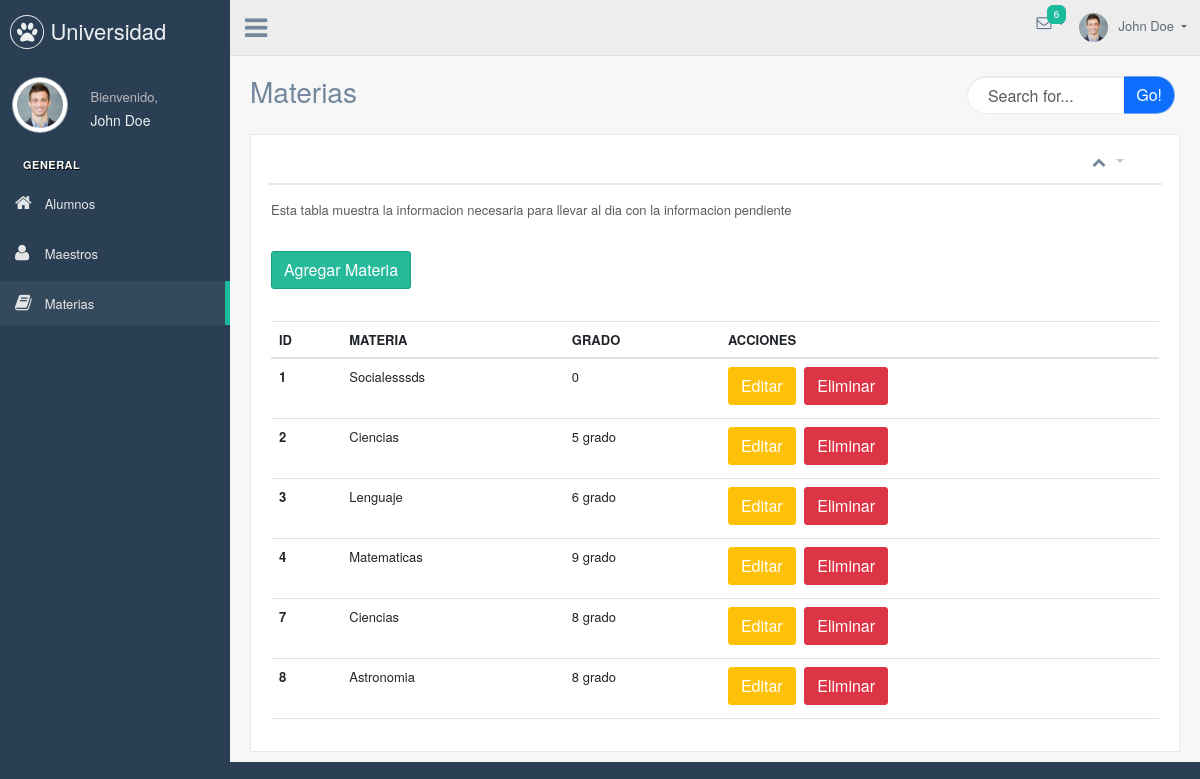
/gentelella-master/production/materias.php, run on the app's committed database.
### tables this page shows
CREATE TABLE `clases` (
  `id_clases` int(15) NOT NULL,
  `nombre_clase` varchar(200) NOT NULL,
  `grado` varchar(200) NOT NULL
);

### gentelella-master/production/materias.php (the view, shortened to what this page needs)
<!DOCTYPE html>
<html lang="en">
<head>
  <link href="../vendors/bootstrap/dist/css/bootstrap.min.css" rel="stylesheet">
  <link href="../vendors/font-awesome/css/font-awesome.min.css" rel="stylesheet">
  <link href="../vendors/nprogress/nprogress.css" rel="stylesheet">
  <link href="../vendors/iCheck/skins/flat/green.css" rel="stylesheet">
  <link href="https://cdn.jsdelivr.net/npm/bootstrap@5.3.0/dist/css/bootstrap.min.css" rel="stylesheet">
  <link href="../vendors/datatables.net-bs/css/dataTables.bootstrap.min.css" rel="stylesheet">
  <link href="../vendors/datatables.net-buttons-bs/css/buttons.bootstrap.min.css" rel="stylesheet">
  <link href="../vendors/datatables.net-fixedheader-bs/css/fixedHeader.bootstrap.min.css" rel="stylesheet">
  <link href="../vendors/datatables.net-responsive-bs/css/responsive.bootstrap.min.css" rel="stylesheet">
  <link href="../vendors/datatables.net-scroller-bs/css/scroller.bootstrap.min.css" rel="stylesheet">
  <link href="../build/css/custom.min.css" rel="stylesheet">
</head>
<body class="nav-md">
  <div class="container body">
    <div class="main_container">
      <div class="col-md-3 left_col">
        <div class="left_col scroll-view">
          <div class="navbar nav_title" style="border: 0;">
            <a href="index.html" class="site_title"><i class="fa fa-paw"></i> <span>Universidad </span></a>
          </div>
          <div class="profile clearfix">
            <div class="profile_pic">
              <img src="images/img.jpg" alt="..." class="img-circle profile_img">
            </div>
            <div class="profile_info">
              <span>Bienvenido,</span>
              <h2>John Doe</h2>
            </div>
          </div>
          <br />
          <div id="sidebar-menu" class="main_menu_side hidden-print main_menu">
            <div class="menu_section">
              <h3>General</h3>
              <ul class="nav side-menu">
                <li><a href="./index.php"><i class="fa fa-home"></i> Alumnos</a>
                <li><a href="./maestros.php"><i class="fa fa-user"></i> Maestros </a>
                <li><a href="./materias.php"><i class="fa fa-book"></i> Materias </a>
              </ul>
            </div>
          </div>
        </div>
      </div>
      <div class="top_nav">
        <div class="nav_menu">
          <div class="nav toggle">
            <a id="menu_toggle"><i class="fa fa-bars"></i></a>
          </div>
          <nav class="nav navbar-nav">
            <ul class=" navbar-right">
              <li class="nav-item dropdown open" style="padding-left: 15px;">
                <a href="javascript:;" class="user-profile dropdown-toggle" aria-haspopup="true" id="navbarDropdown" data-toggle="dropdown" aria-expanded="false">
                  <img src="images/img.jpg" alt="">John Doe
                </a>
              </li>
              <li role="presentation" class="nav-item dropdown open">
                <a href="javascript:;" class="dropdown-toggle info-number" id="navbarDropdown1" data-toggle="dropdown" aria-expanded="false">
                  <i class="fa fa-envelope-o"></i>
                  <span class="badge bg-green">6</span>
                </a>
              </li>
            </ul>
          </nav>
        </div>
      </div>
      <div class="right_col" role="main">
        <div class="">
          <div class="page-title">
            <div class="title_left">
              <h3>Materias</h3>
            </div>
            <div class="title_right">
              <div class="col-md-5 col-sm-5 col-xs-12 form-group pull-right top_search">
                <div class="input-group">
                  <input type="text" class="form-control" placeholder="Search for...">
                  <span class="input-group-btn">
                    <button class="btn btn-primary text-white" type="button">Go!</button>
                  </span>
                </div>
              </div>
            </div>
          </div>
          <div class="clearfix"></div>
          <div class="row">
            <div class="col-md-12 col-sm-12 ">
              <div class="x_panel">
                <div class="x_title">
                  <ul class="nav navbar-right panel_toolbox">
                    <li><a class="collapse-link"><i class="fa fa-chevron-up"></i></a>
                    </li>
                    <li class="dropdown">
                      <a href="#" class="dropdown-toggle" data-toggle="dropdown" role="button" aria-expanded="false"></a>
                    </li>
                    <li><a class="close-link"></a>
                    </li>
                  </ul>
                  <div class="clearfix"></div>
                </div>
                <div class="x_content">
                  <div class="row">
                    <div class="col-sm-12">
                      <div class="card-box table-responsive">
                        <p class="text-muted font-13 m-b-30">
                          Esta tabla muestra la informacion necesaria para llevar al dia con la informacion pendiente
                          <div class="container">
                          <button class="btn btn-success my-3" data-bs-toggle="modal" data-bs-target="#modalNewDevice">Agregar Materia</button>
                    </div>
                          </p>
                        <table class="table">
                          <thead>
                            <tr>
                              <th scope="col">ID</th>
                              <th scope="col">MATERIA</th>
                              <th scope="col">GRADO</th>
                              <th scope="col">ACCIONES</th>
                            </tr>
                          </thead>
                          <tbody>
                            <?php
                            require("../config/conexion.php");
                            $sql = $conexion->query("SELECT * FROM clases");
                            while ($resultado = $sql->fetch_assoc()) {
                            ?>
                              <tr>
                                <th scope="row"><?php echo $resultado['id_clases']?></th>
                                <td><?php echo $resultado['nombre_clase']?></td>
                                <td><?php echo $resultado['grado']?></td>
                                <td>
                                  <a href="" class=" btn btn-warning" data-bs-toggle="modal" data-bs-target="#modalUpdate<?php echo $resultado['id_clases']?>" >Editar</a>
                                  <a href="../config/eliminarMaterias.php?Id=<?php echo $resultado['id_clases']?>"  class=" btn btn-danger">Eliminar</a>
                                </td>
                              </tr>
                            <?php
                            }
                            ?>
                          </tbody>
                        </table>
                      </div>
                    </div>
                  </div>
                </div>
</body>
</html>

### data on the page
clases: id_clases "1", nombre_clase "Socialesssds", grado "0"
clases: id_clases "2", nombre_clase "Ciencias", grado "5 grado"
clases: id_clases "3", nombre_clase "Lenguaje", grado "6 grado"
clases: id_clases "4", nombre_clase "Matematicas", grado "9 grado"
clases: id_clases "7", nombre_clase "Ciencias", grado "8 grado"
clases: id_clases "8", nombre_clase "Astronomia", grado "8 grado"
